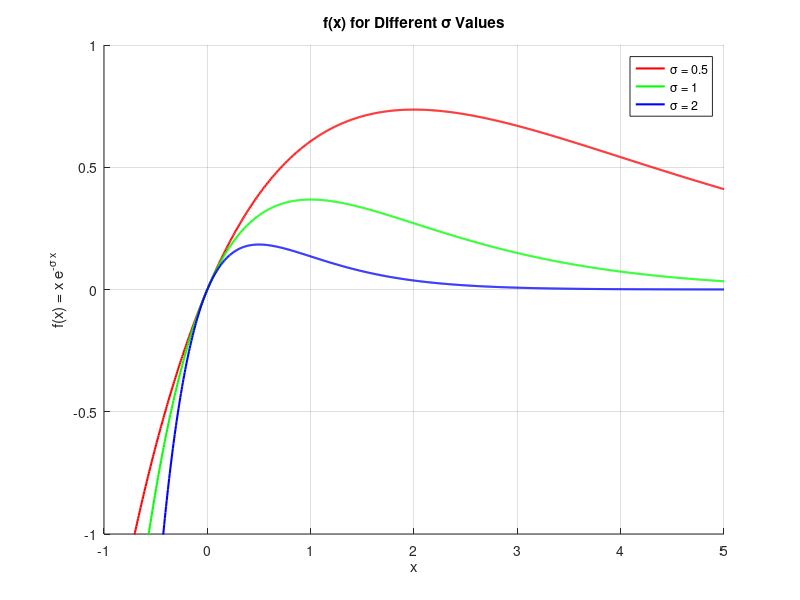

MATLAB code for this plot:
% Define a range for x, (-1, 5) was chosen to cover negative values and to 
% depict the behaviour around the maximum.
x = linspace(-1, 5, 1000);

figure;
hold on;

% Plot f(x) for each sigma.
plot(x, x .* exp(-0.5 * x), 'Color', 'r', 'LineWidth', 1.5, ...
         'DisplayName', '\sigma = 0.5');

plot(x, x .* exp(-1 * x), 'Color', 'g', 'LineWidth', 1.5, ...
         'DisplayName', '\sigma = 1');

plot(x, x .* exp(-2 * x), 'Color', 'b', 'LineWidth', 1.5, ...
         'DisplayName', '\sigma = 2');

% Add labels, title, legend and grid.
xlabel('x');
ylabel('f(x) = x e^{-\sigma x}');
title('f(x) for Different \sigma Values');
legend show;
grid on;

% Limit the y-axis for better depictability.
ylim([-1, 1]);

hold off;
